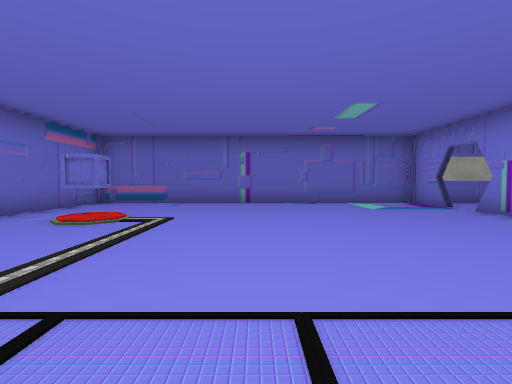
View 1 (above)

23 first-person views from a walk through a scene from a Unity 3-D project. The camera is 1.4 m above the floor, tilts 2° down and sees 85° across. The floor is counted in squares, 2 m on a side. Each view is taken from the middle of a square. On the plan, view 1 faces up. The plan holds only what a view shows up to about 9 squares ahead; the rest is blank. The place goes on beyond the plan. The player is left out. Some animated figures are left out. Door leaves are left out, so doorways stand open. Some surface patterns are stand-ins.

View 2
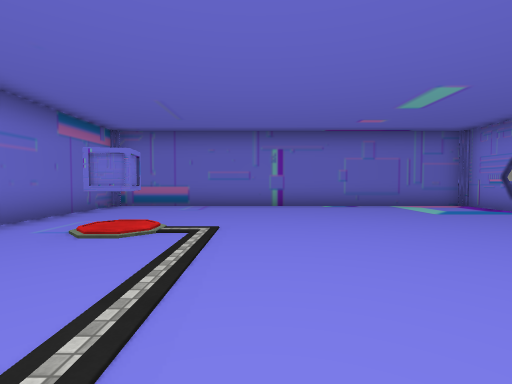

View 3
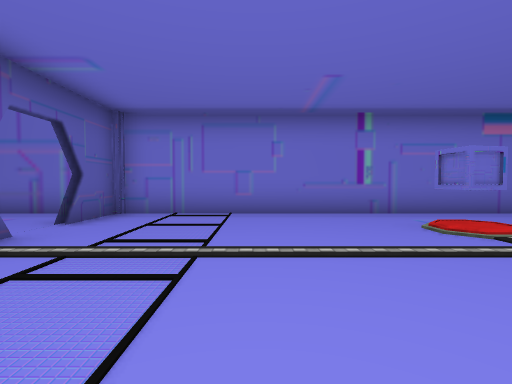

View 4
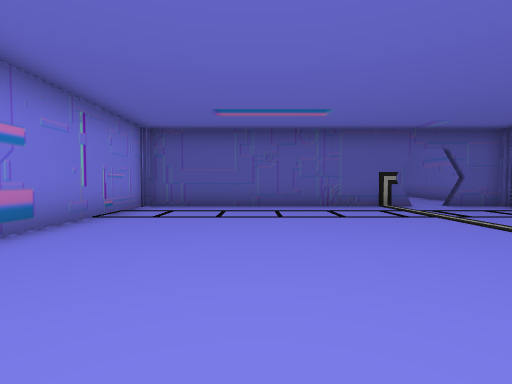

View 5
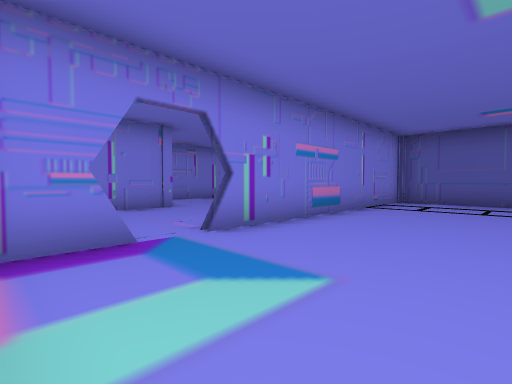

View 6
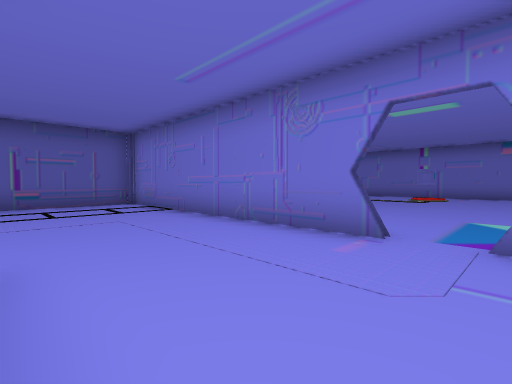

View 7
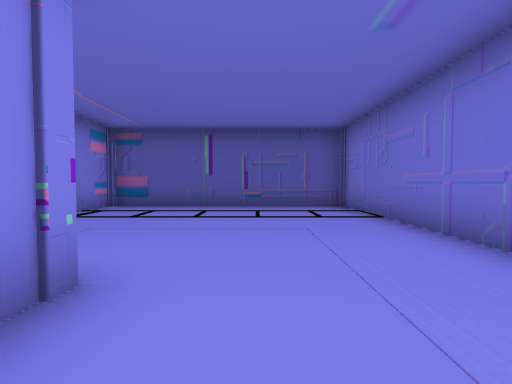

View 8
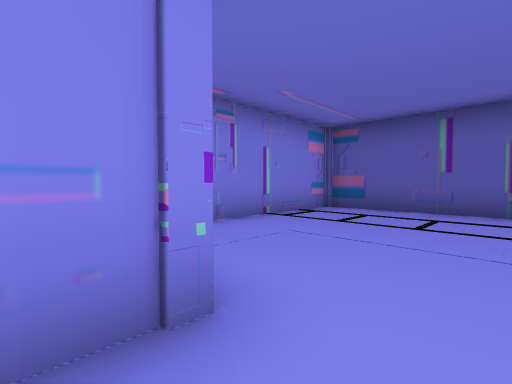

View 9
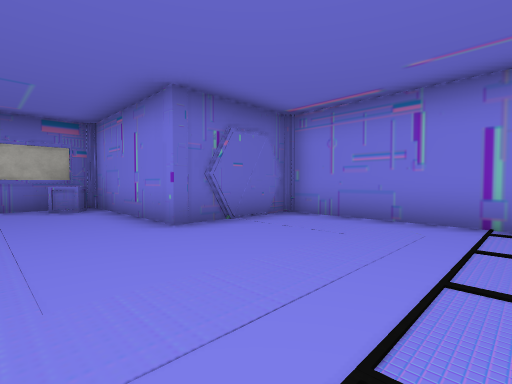

View 10
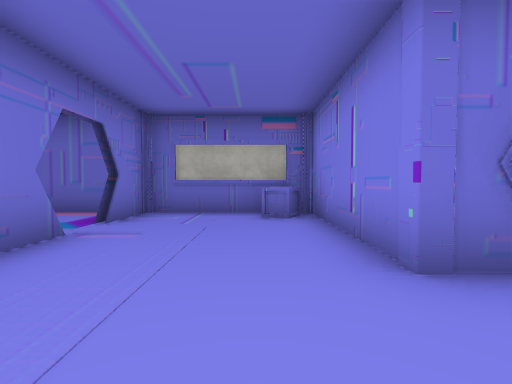

View 11
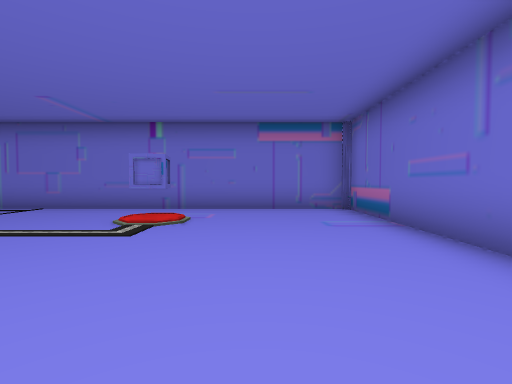

View 12
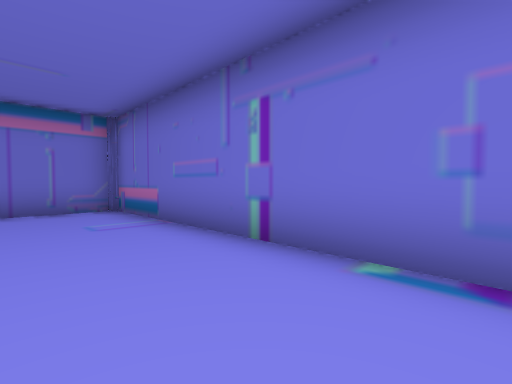

View 13
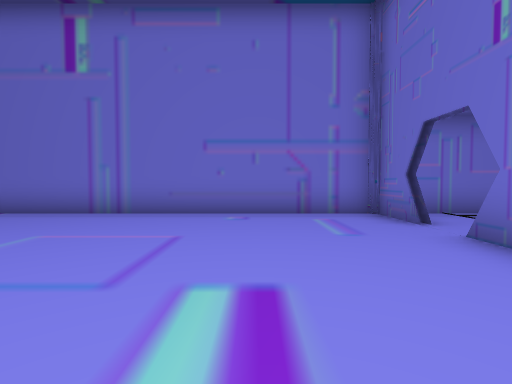

View 14
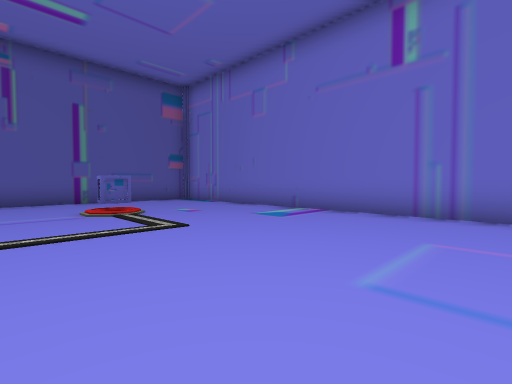

View 15
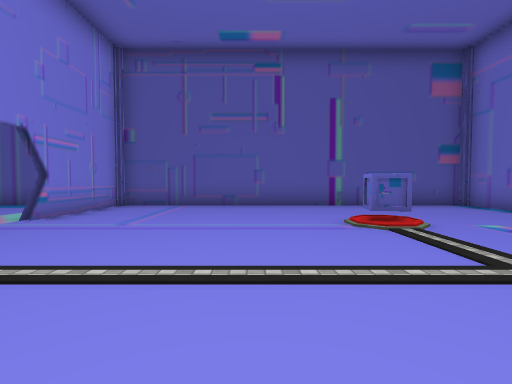

View 16
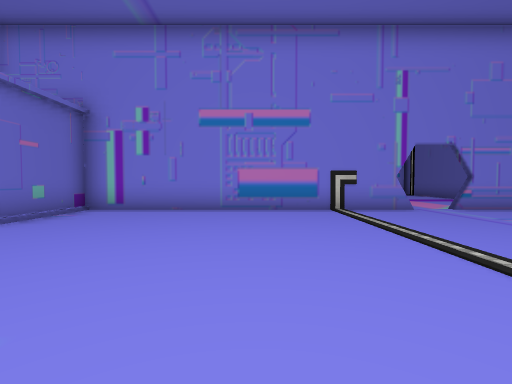

View 17
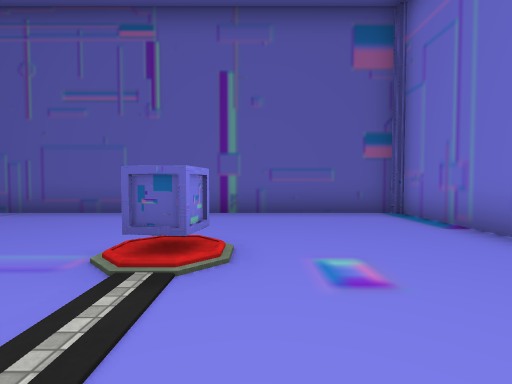

View 18
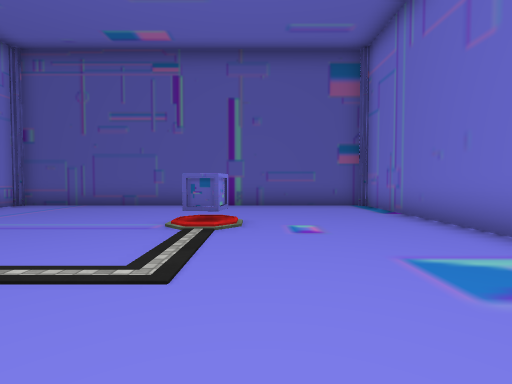

View 19
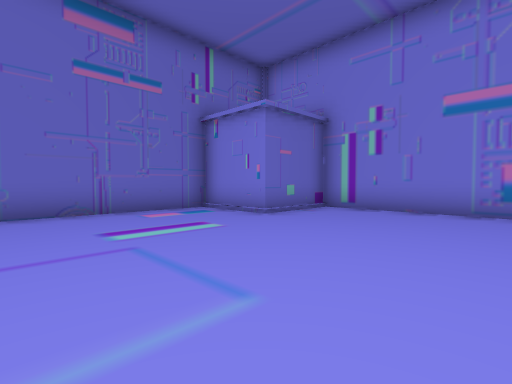

View 20
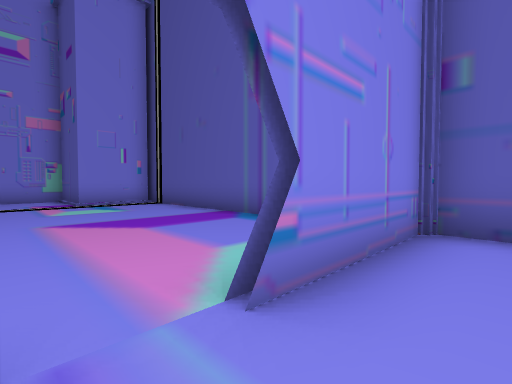

View 21
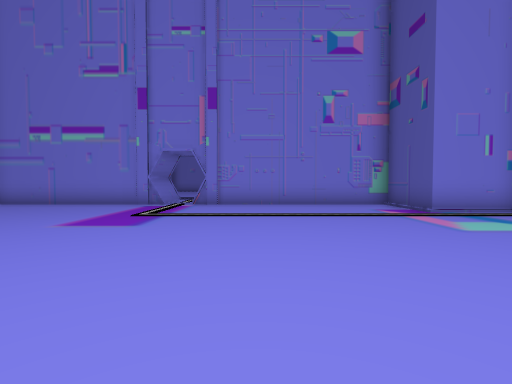

View 22
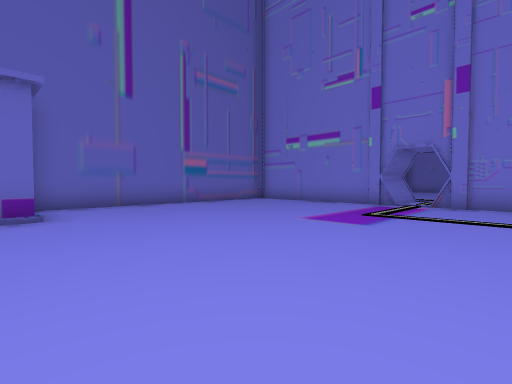

View 23
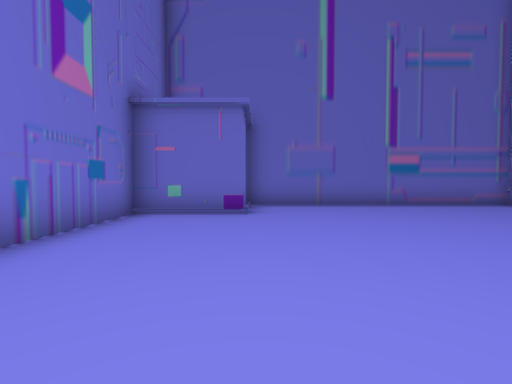

### Floor plan
Points are (right, up) in squares from view 1. A wall is a line through its corners. A room is listed if a view was taken in it or the views show most of it. See-through windows are left out.
Room 1 (views 1, 2, 3, 4, 5, 11, 12)
walls: (-2.6, -1.1) (5.3, -1.1) (5.3, 6.7); (5.5, 6) (5.5, 6.6); (5.3, 7.7) (5.3, 9.4) (-5.3, 9.4) (-5.3, -1.1) (-3.6, -1.1); (5.5, 7.9) (5.5, 8.5); (-4.4, -1.3) (-3.5, -1.3)
ways out: open door at (5.5, 7.5) to room 2; open door at (-3, -1) to room 3
objects: other object (-3, 5)
Room 2 (views 6, 7, 8, 9, 10)
walls: (10.4, 4.9) (9.8, 5.1); (5.4, 6.8) (5.4, -1.1) (12.2, -1.1) (12.2, 5.1) (9.3, 5.1) (9.3, 8.2); (5.3, 6.7) (5.3, 6.1); (9.1, 9.4) (5.4, 9.4) (5.4, 7.6); (5.3, 8.5) (5.3, 7.7)
ways out: open door at (5.5, 7.5) to room 1
objects: other object (8, 9) to (9, 9)
Room 3 (views 13, 14, 15, 16, 17, 18, 19, 20)
walls: (5.1, -12) (5.1, -3.8) (2.6, -3.8) (2.6, -1.3) (-2.5, -1.3); (5.3, -13.8) (5.3, -13); (-3.5, -1.3) (-5.3, -1.3) (-5.3, -16.3) (5.1, -16.3) (5.1, -13); (-3.6, -1.1) (-4.4, -1.1)
ways out: open door at (-3, -1) to room 1; open door at (5, -12.5) to room 4
objects: other object (-1, -13)
Room 4 (views 21, 22, 23)
walls: (15.8, -7.1) (15.8, -1.5) (7.7, -1.5) (7.7, -3.8) (5.3, -3.8) (5.3, -7.1); (7.5, -16.3) (12.4, -16.3); (13.5, -16) (13.5, -14.1) (15.8, -14.1) (15.8, -8)
ways out: open door at (5, -12.5) to room 3

Where each view was taken, in squares from view 1:
view 1: 0 up, 0 right, facing up
view 2: 1 up, 1 left, facing up
view 3: 2 up, 1 right, facing left
view 4: 7 up, 2 right, facing down
view 5: 9 up, 2 right, facing down-right
view 6: 8 up, 9 right, facing down-left
view 7: 7 up, 8 right, facing down
view 8: 6 up, 8 right, facing down-right
view 9: 1 up, 7 right, facing up-right
view 10: 3 up, 8 right, facing up
view 11: 7 up, 2 right, facing left
view 12: 7 up, 2 right, facing up-left
view 13: 4 down, 1 right, facing left
view 14: 6 down, 1 right, facing down-left
view 15: 8 down, 1 right, facing down
view 16: 8 down, 2 left, facing right
view 17: 10 down, 2 left, facing down
view 18: 8 down, 2 left, facing down
view 19: 8 down, 2 left, facing up-right
view 20: 12 down, 4 right, facing down-right
view 21: 10 down, 7 right, facing right
view 22: 10 down, 7 right, facing up-right
view 23: 10 down, 8 right, facing up
